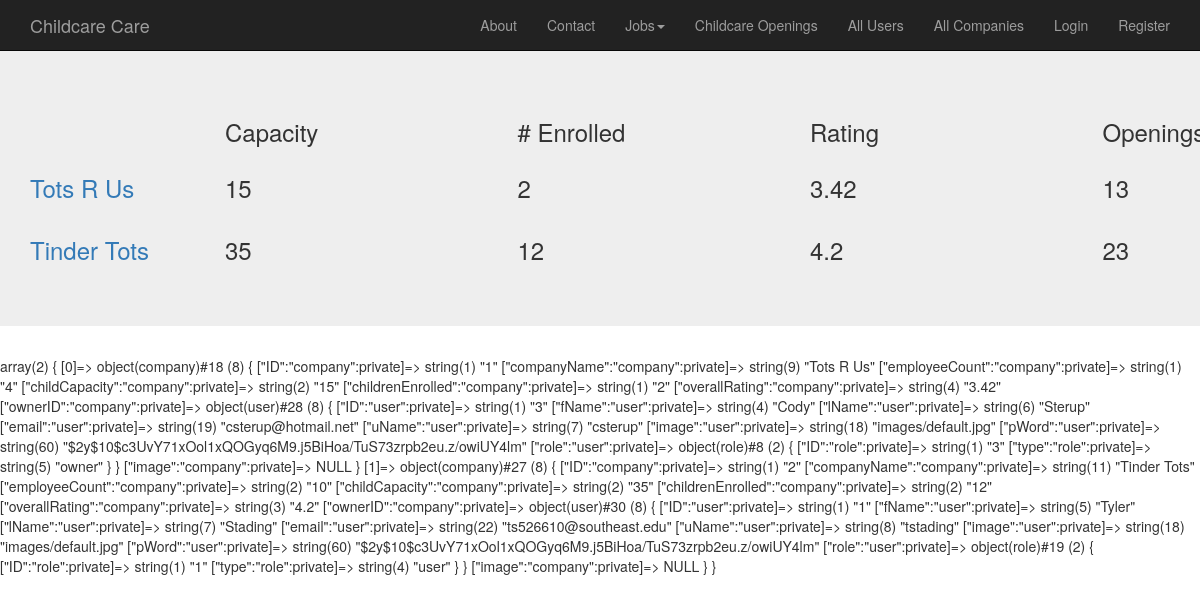
Screenshot of /index.php?action=viewCompanies with the database file from the repository.
### tables this page shows
CREATE TABLE `company` (
  `id` int(11) NOT NULL,
  `companyName` varchar(100) NOT NULL,
  `employeeCount` int(11) NOT NULL,
  `childCapacity` int(11) NOT NULL,
  `childrenEnrolled` int(11) NOT NULL,
  `overallRating` float DEFAULT NULL,
  `ownerID` int(11) NOT NULL,
  `companyImage` varchar(50) DEFAULT NULL
);

### models/company_db.php (called while the page is built, shortened)
<?php
class company_db {
    public static function select_all() {
        $db = Database::getDB();
        $queryUsers = 'SELECT * FROM company';
        $statement = $db->prepare($queryUsers);
        $statement->execute();
        $rows = $statement->fetchAll();
        foreach ($rows as $value) {
            $owner = user_db::get_user_by_id($value['ownerID']);
            $company = new company($value['id'], $value['companyName'], $value['employeeCount'], $value['childCapacity'], $value['childrenEnrolled'], $value['overallRating'], $owner, $value['companyImage']);
            $companies[]=$company;
        }
        return $companies;
    }
}

### models/user_db.php (called while the page is built, shortened)
<?php
class user_db {
    public static function get_user_by_id($id) {
        $db = Database::getDB();
        $query = 'SELECT *
              FROM user
              WHERE ID= :id';
        $statement = $db->prepare($query);
        $statement->bindValue(':id', $id);
        $statement->execute();
        $value = $statement->fetch();
        $userRole = role_db::get_role_by_id($value['roleID']);
        $users = new user($value['id'], $value['fName'], $value['lName'], $value['email'], $value['uName'], $value['pWord'], $value['image'], $userRole);
        return $users;
    }
}

### models/role_db.php (called while the page is built, shortened)
<?php
class role_db {
    public static function get_role_by_id($id) {
        $db = Database::getDB();
        $query = 'SELECT *
              FROM role
              WHERE ID= :id';
        $statement = $db->prepare($query);
        $statement->bindValue(':id', $id);
        $statement->execute();
        $value = $statement->fetch();
        $role = new role($value['id'], $value['type']);
        return $role;
    }
}

### models/company.php (called while the page is built, shortened)
<?php
class company {
    private $ID, $companyName, $employeeCount, $childCapacity, $childrenEnrolled, $overallRating, $ownerID, $image;
    function __construct($ID, $companyName, $employeeCount, $childCapacity, $childrenEnrolled, $overallRating, user $ownerID = null, $image) {
        $this->ID = $ID;
        $this->companyName = $companyName;
        $this->childCapacity = $childCapacity;
        $this->childrenEnrolled = $childrenEnrolled;
        $this->overallRating = $overallRating;
    }
    function getID() {
        return $this->ID;
    }
    function getCompanyName() {
        return $this->companyName;
    }
    function getChildCapacity() {
        return $this->childCapacity;
    }
    function getChildrenEnrolled() {
        return $this->childrenEnrolled;
    }
    function getOverallRating(){
        return $this->overallRating;
    }
}

### views/allCompanies.php (the view, shortened to what this page needs)
<!DOCTYPE html>
<html lang="en">
    <head>
        <?php include ('css/css.php'); ?>
    </head>
    <body>
        <?php include('nav.php') ?>
        <div class="jumbotron">
            <div class="container">
            <div class="row">
                <div class="col-md-2">
                </div>
                <div class="col-md-3">
                    <h3>Capacity</h3>
                </div>
                <div class="col-md-3">
                    <h3># Enrolled</h3>
                </div>
                <div class="col-md-3">
                    <h3>Rating</h3>
                </div>
                <div class="col-md-1">
                    <h3>Openings</h3>
                </div>
            </div>
            <?php foreach ($companies as $c) : ?>
                <div class="row">
                    <div class="col-md-2">
                        <h3><a href="index.php?action=viewCompanyProfile&amp;id=<?php echo $c->getID(); ?>"><?php echo $c->getCompanyName(); ?></a></h3>
                    </div>
                    <div class="col-md-3">
                        <h3><?php echo $c->getChildCapacity(); ?></h3>
                    </div>
                    <div class="col-md-3">
                        <h3><?php echo $c->getChildrenEnrolled(); ?></h3>
                    </div>
                    <div class="col-md-3">
                        <h3><?php echo $c->getOverallRating(); ?></h3>
                    </div>
                    <div class="col-md-1">
                        <h3><?php echo $c->getChildCapacity()- $c->getChildrenEnrolled(); ?></h3>
                    </div>
                </div>
            <?php endforeach; ?>
        </div>
        </div>
        <?php var_dump($companies); ?>
    </body>
</html>

### rows the page displays
company: companyName "Tots R Us", childCapacity "15", childrenEnrolled "2", overallRating "3.42", $c->getChildCapacity()- $c->getChildrenEnrolled() "13"
company: companyName "Tinder Tots", childCapacity "35", childrenEnrolled "12", overallRating "4.2", $c->getChildCapacity()- $c->getChildrenEnrolled() "23"
